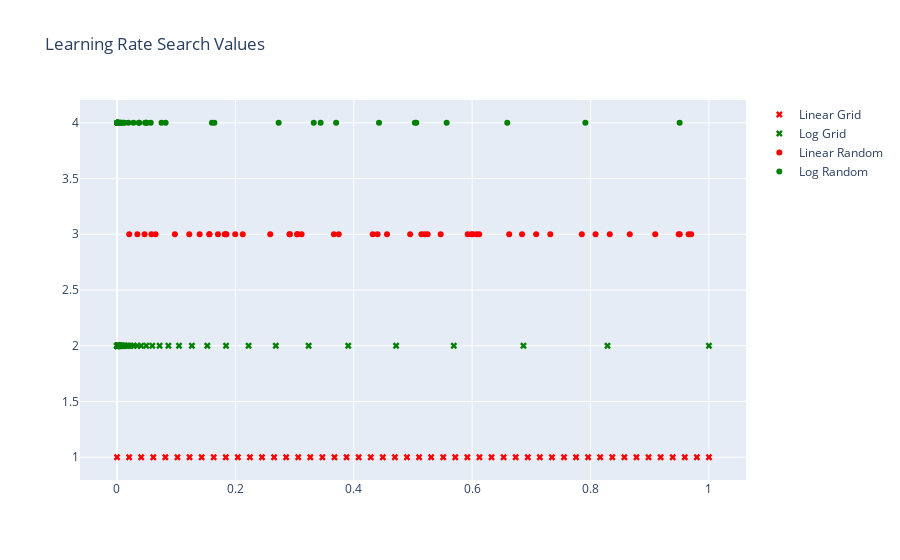

Write notebook code for a chart like this one.
### Code cell
''' demonstrate linear- and log-scale random and grid search for a learning rate hyperparameter '''
np.random.seed(42)
granu = 50

# linear sampling
learn_rate_0 = np.linspace(0.0001, 1.0, num=granu, endpoint=True)
learn_rate_2 = np.random.uniform(0.0001, 1.000001, granu)

# log sampling
learn_rate_1 = 10**np.linspace(-4, 0, num=granu, endpoint=True)
learn_rate_3 = 10**(-4*np.random.rand(granu))

# plot
lrY = np.ones(shape=learn_rate_0.shape)
trcs = [go.Scatter(x=learn_rate_0, y=lrY*1, mode='markers', marker={'symbol':'x','color':'red'}, name='Linear Grid'),
        go.Scatter(x=learn_rate_1, y=lrY*2, mode='markers', marker={'symbol':'x','color':'green'}, name='Log Grid'),
        go.Scatter(x=learn_rate_2, y=lrY*3, mode='markers', marker={'symbol':'circle','color':'red'}, name='Linear Random'),
        go.Scatter(x=learn_rate_3, y=lrY*4, mode='markers', marker={'symbol':'circle','color':'green'}, name='Log Random')]
fig = go.Figure(data=trcs, layout = go.Layout(title='Learning Rate Search Values'))
plyoff.iplot(fig)

### Figure 1 — Plotly figure (JSON) as saved in the notebook; plotly's stock layout.template omitted (floating-point values rounded to 4 significant figures)
{"data": [{"marker": {"color": "red", "symbol": "x"}, "mode": "markers", "name": "Linear Grid", "type": "scatter", "x": [0.0001, 0.02051, 0.04091, 0.06132, 0.08172, 0.1021, 0.1225, 0.1429, 0.1633, 0.1838, 0.2042, 0.2246, 0.245, 0.2654, 0.2858, 0.3062, 0.3266, 0.347, 0.3674, 0.3878, 0.4082, 0.4286, 0.449, 0.4694, 0.4898, 0.5103, 0.5307, 0.5511, 0.5715, 0.5919, 0.6123, 0.6327, 0.6531, 0.6735, 0.6939, 0.7143, 0.7347, 0.7551, 0.7755, 0.7959, 0.8163, 0.8368, 0.8572, 0.8776, 0.898, 0.9184, 0.9388, 0.9592, 0.9796, 1], "y": [1, 1, 1, 1, 1, 1, 1, 1, 1, 1, 1, 1, 1, 1, 1, 1, 1, 1, 1, 1, 1, 1, 1, 1, 1, 1, 1, 1, 1, 1, 1, 1, 1, 1, 1, 1, 1, 1, 1, 1, 1, 1, 1, 1, 1, 1, 1, 1, 1, 1]}, {"marker": {"color": "green", "symbol": "x"}, "mode": "markers", "name": "Log Grid", "type": "scatter", "x": [0.0001, 0.0001207, 0.0001456, 0.0001758, 0.0002121, 0.000256, 0.0003089, 0.0003728, 0.0004498, 0.0005429, 0.0006551, 0.0007906, 0.0009541, 0.001151, 0.001389, 0.001677, 0.002024, 0.002442, 0.002947, 0.003556, 0.004292, 0.005179, 0.006251, 0.007543, 0.009103, 0.01099, 0.01326, 0.016, 0.01931, 0.0233, 0.02812, 0.03393, 0.04095, 0.04942, 0.05964, 0.07197, 0.08685, 0.1048, 0.1265, 0.1526, 0.1842, 0.2223, 0.2683, 0.3237, 0.3907, 0.4715, 0.569, 0.6866, 0.8286, 1], "y": [2, 2, 2, 2, 2, 2, 2, 2, 2, 2, 2, 2, 2, 2, 2, 2, 2, 2, 2, 2, 2, 2, 2, 2, 2, 2, 2, 2, 2, 2, 2, 2, 2, 2, 2, 2, 2, 2, 2, 2, 2, 2, 2, 2, 2, 2, 2, 2, 2, 2]}, {"marker": {"color": "red", "symbol": "circle"}, "mode": "markers", "name": "Linear Random", "type": "scatter", "x": [0.3746, 0.9507, 0.732, 0.5987, 0.1561, 0.1561, 0.05818, 0.8662, 0.6012, 0.7081, 0.02068, 0.9699, 0.8325, 0.2124, 0.1819, 0.1835, 0.3043, 0.5248, 0.432, 0.2913, 0.6119, 0.1396, 0.2922, 0.3664, 0.4561, 0.7852, 0.1998, 0.5143, 0.5925, 0.04655, 0.6076, 0.1706, 0.06515, 0.9489, 0.9656, 0.8084, 0.3047, 0.09776, 0.6843, 0.4402, 0.1221, 0.4952, 0.03449, 0.9093, 0.2589, 0.6626, 0.3118, 0.5201, 0.5468, 0.1849], "y": [3, 3, 3, 3, 3, 3, 3, 3, 3, 3, 3, 3, 3, 3, 3, 3, 3, 3, 3, 3, 3, 3, 3, 3, 3, 3, 3, 3, 3, 3, 3, 3, 3, 3, 3, 3, 3, 3, 3, 3, 3, 3, 3, 3, 3, 3, 3, 3, 3, 3]}, {"marker": {"color": "green", "symbol": "circle"}, "mode": "markers", "name": "Log Random", "type": "scatter", "x": [0.0001323, 0.0007934, 0.0001746, 0.0002634, 0.004059, 0.0002054, 0.4426, 0.1645, 0.6593, 0.04997, 0.02788, 0.08215, 0.0004842, 0.03741, 0.07521, 0.006749, 0.2731, 0.0006183, 0.5033, 0.0001128, 0.0008147, 0.1604, 0.9504, 0.0005472, 0.001488, 0.001213, 0.0008221, 0.5056, 0.03682, 0.344, 0.0003528, 0.003212, 0.04747, 0.5569, 0.05703, 0.05003, 0.001207, 0.002817, 0.0002826, 0.01292, 0.3324, 0.001403, 0.0009054, 0.005687, 0.0008244, 0.01059, 0.008111, 0.01949, 0.7913, 0.3702], "y": [4, 4, 4, 4, 4, 4, 4, 4, 4, 4, 4, 4, 4, 4, 4, 4, 4, 4, 4, 4, 4, 4, 4, 4, 4, 4, 4, 4, 4, 4, 4, 4, 4, 4, 4, 4, 4, 4, 4, 4, 4, 4, 4, 4, 4, 4, 4, 4, 4, 4]}], "layout": {"autosize": true, "title": {"text": "Learning Rate Search Values"}, "xaxis": {"autorange": true, "range": [-0.06148, 1.062], "type": "linear"}, "yaxis": {"autorange": true, "range": [0.7803, 4.22], "type": "linear"}}}
